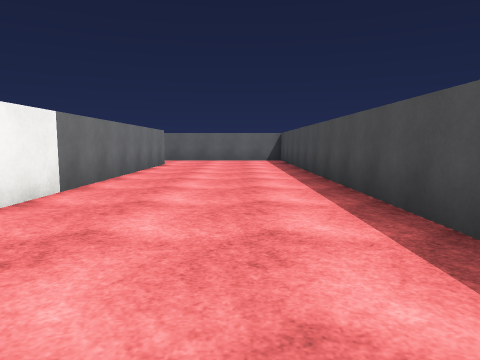
View 1 (above)

24 first-person views from a walk through a Unity game level. The camera is 1.2 m above the floor, tilts 6° down and sees 70° across. The floor is counted in squares, 2 m on a side. Each view is taken from the middle of a square. On the plan, view 1 faces up. The plan holds only what a view shows up to about 10 squares ahead; the rest is blank. The player character is not drawn. Surface patterns are stand-ins for the level's own textures.

View 2
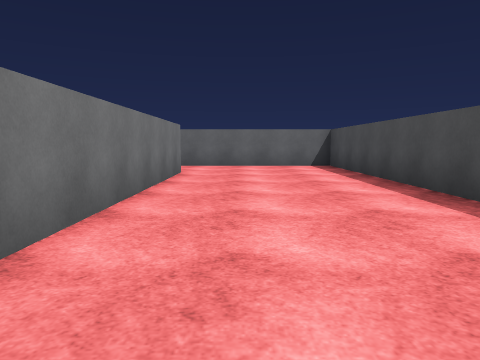

View 3
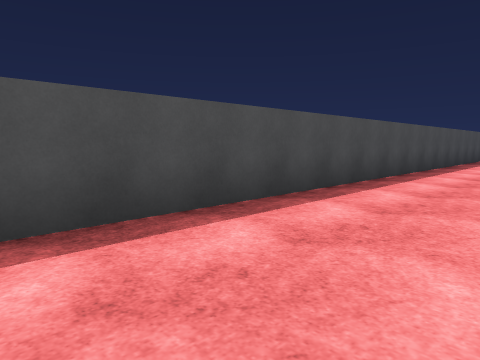

View 4
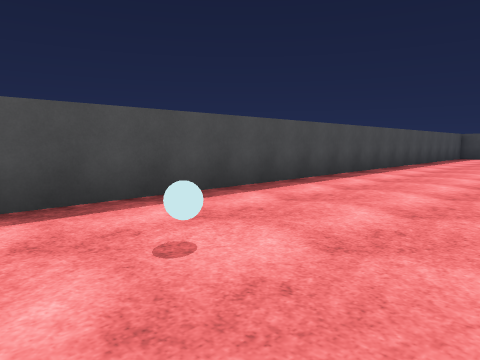

View 5
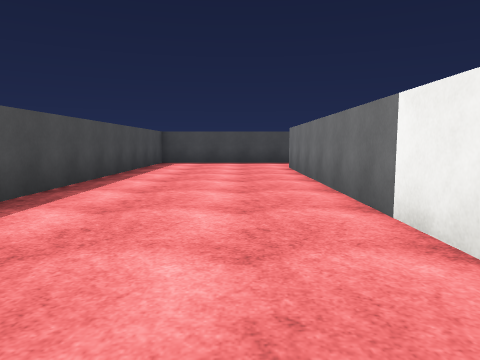

View 6
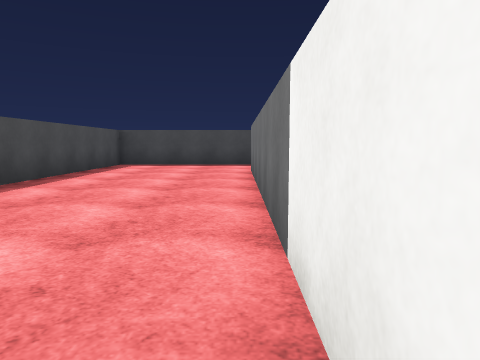

View 7
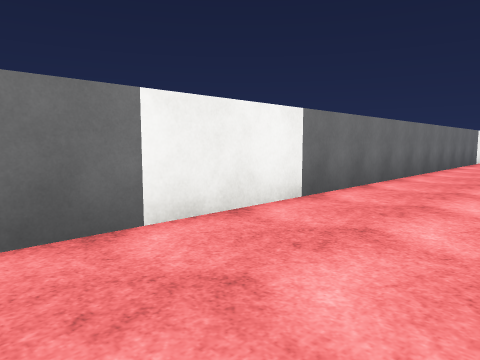

View 8
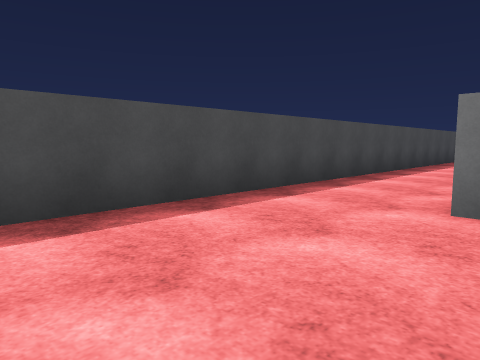

View 9
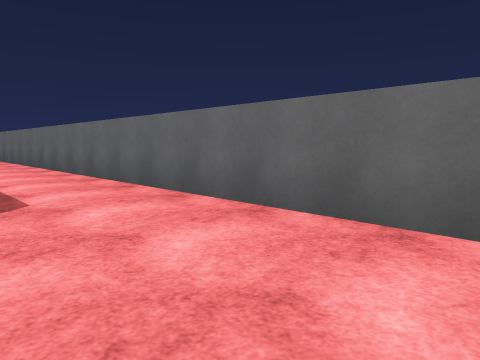

View 10
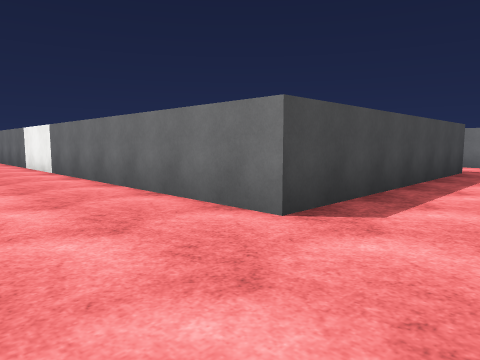

View 11
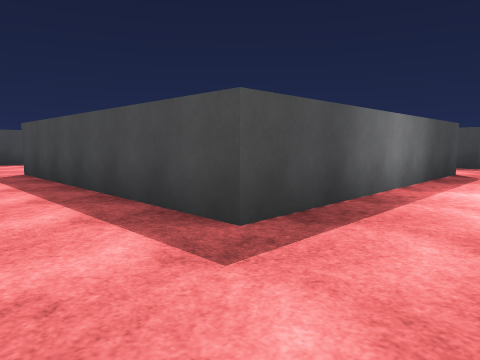

View 12
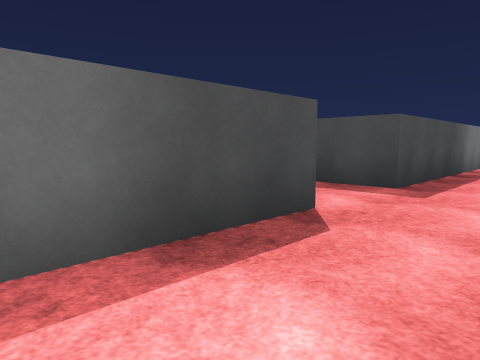

View 13
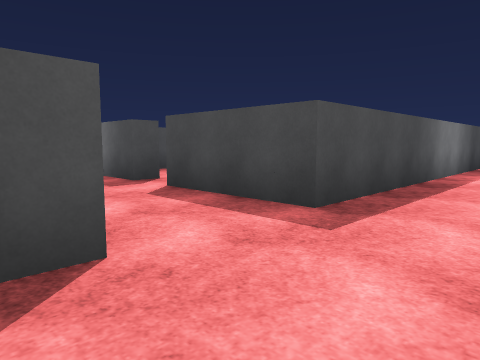

View 14
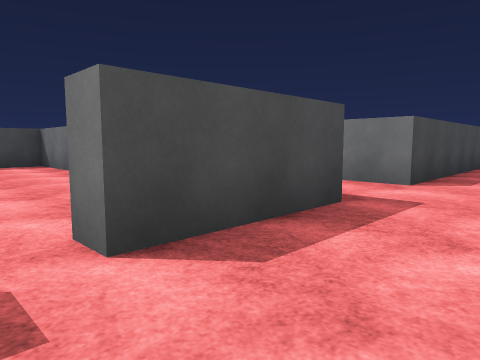

View 15
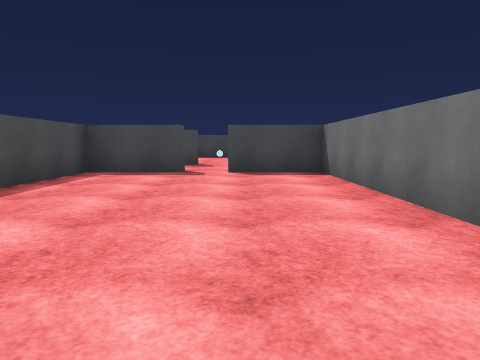

View 16
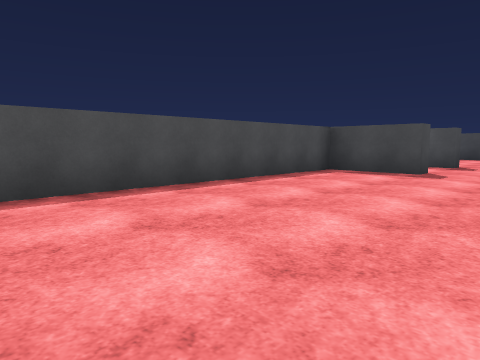

View 17
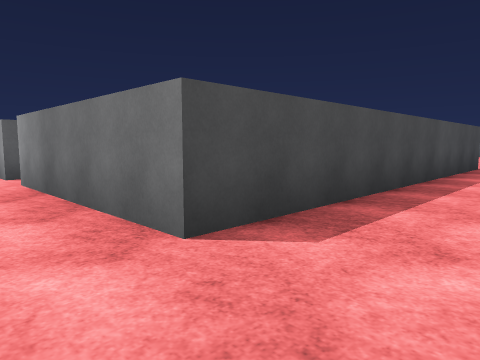

View 18
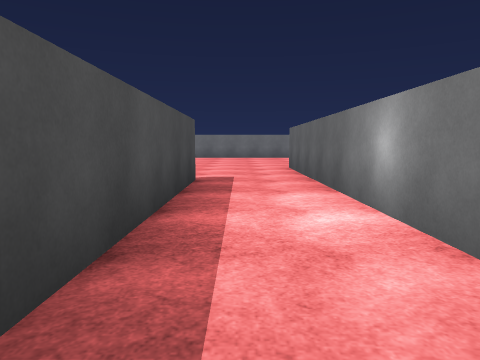

View 19
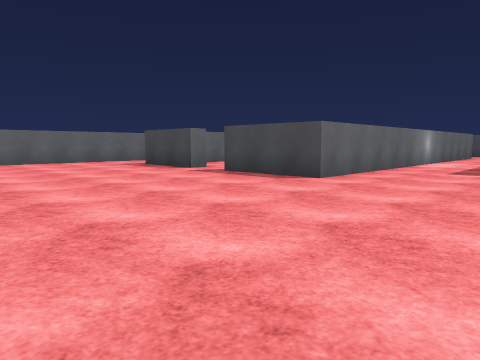

View 20
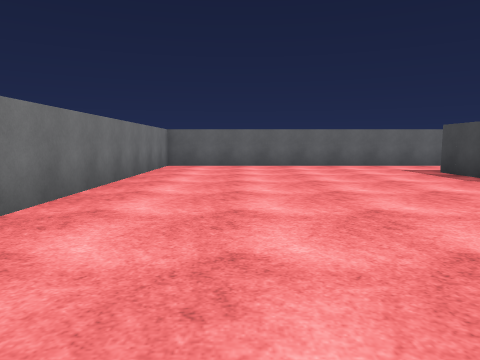

View 21
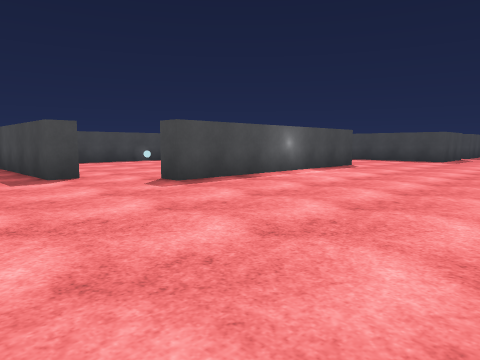

View 22
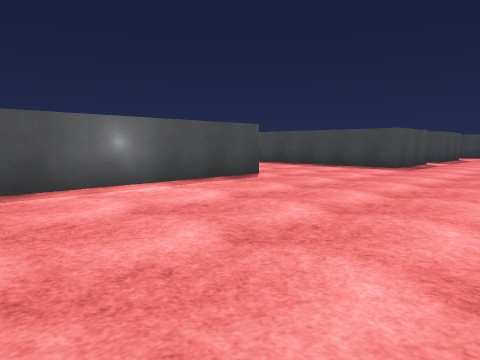

View 23
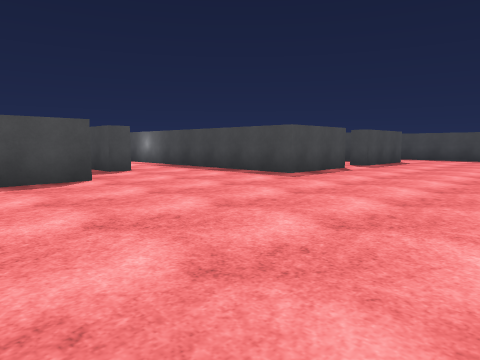

View 24
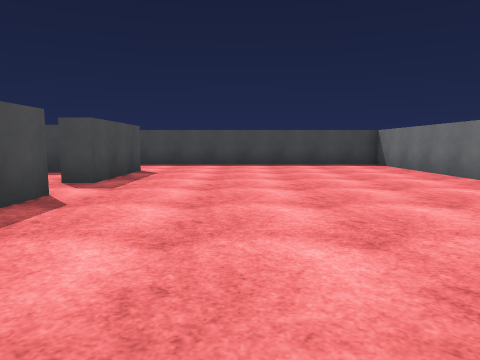

### Floor plan
Ten units are one square. View 1 is at (0, 0); x grows to the right and y downward. Boxes are objects, and circles mark ways between rooms. Rooms are numbered by the first view taken in them; rooms with no view inside come last. Other rooms are left out.
<svg viewBox="-285 -130 305 305">
<path fill="none" stroke="#000" d="M-22 -102 -22 148M-25 170 15 170 15 -125 -15 -125M-188 -16 -188 -23 -103 -23 -103 18M-146 -43 -218 -43 -218 -68M-203 54 -203 -7 -198 -7M-218 -80 -218 -102M-188 69 -188 63 -178 63M-83 -41 -83 -102 -22 -102M-204 -125 -280 -125 -280 -58M-83 49 -83 -23 -58 -23 -58 -18M-218 111 -218 88 -175 88M-103 -102 -103 -98M-48 -16 -48 -23 -35 -23M-218 148 -218 123 -212 123M-280 126 -280 170 -210 170M-48 92 -48 88 -41 88M-102 170 -25 170M-15 -125 -108 -125M-78 14 -78 63 -58 63M-48 68 -48 63 -28 63 -28 -6"/>
<rect x="-5" y="15" width="10" height="10" fill="#bbb"><title>ball</title></rect>
<circle cx="-20" cy="-115" r="3" fill="#2a7"/>
<circle cx="-30" cy="160" r="3" fill="#2a7"/>
<circle cx="-50" cy="-20" r="3" fill="#2a7"/>
<circle cx="-50" cy="70" r="3" fill="#2a7"/>
<text x="0" y="20">1</text>
<text x="-190" y="-10">2</text>
<text x="-60" y="20">3</text>
</svg>
Room 1 opens to room 2. Room 2 opens to room 3.

Where each view was taken, in squares from view 1:
view 1: 0 up, 0 right, facing up
view 2: 3 up, 1 left, facing up
view 3: 4 up, 1 left, facing down-right
view 4: 1 down, 2 left, facing down-right
view 5: 6 down, 1 left, facing down
view 6: 7 down, 2 left, facing down
view 7: 10 down, 0 right, facing up-left
view 8: 14 down, 1 right, facing down-left
view 9: 10 up, 1 right, facing up-left
view 10: 12 up, 0 right, facing down-left
view 11: 12 up, 10 left, facing down-right
view 12: 7 up, 10 left, facing down-right
view 13: 5 up, 10 left, facing down-right
view 14: 4 up, 5 left, facing down-left
view 15: 1 up, 6 left, facing down
view 16: 1 up, 7 left, facing down-right
view 17: 4 up, 9 left, facing down-left
view 18: 3 up, 13 left, facing left
view 19: 1 up, 27 left, facing up-right
view 20: 3 up, 26 left, facing up
view 21: 4 up, 25 left, facing down-right
view 22: 0 up, 25 left, facing down-right
view 23: 3 down, 26 left, facing down-right
view 24: 7 down, 24 left, facing down
